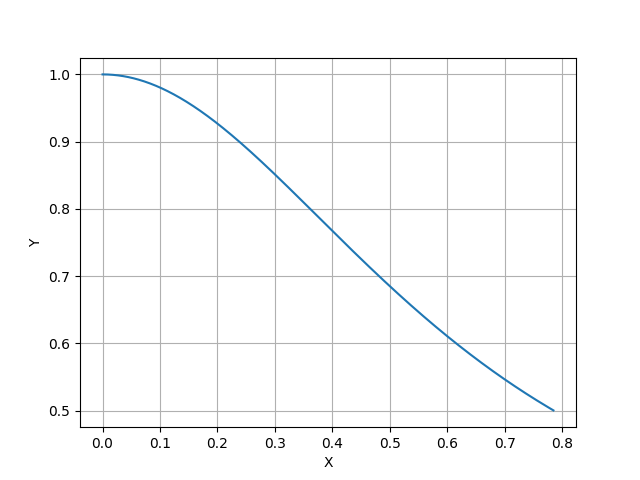

The Python source for this figure:
# Интегрирование. Определенный интеграл. Вариант 12.
from scipy import integrate
from matplotlib import pyplot as plt
import numpy as np


def f(x):
    return 1 / (1 + 2 * np.sin(x) ** 2)


v, err = integrate.quad(f, 0, np.pi / 4)
x = []
y = []
h = 0
print("solution =", v)
while h < np.pi / 4:
    x.append(h)
    y.append(f(h))
    h += 0.001
fig, ax = plt.subplots()
ax.plot(x, y)
ax.grid()

ax.set_xlabel('X')
ax.set_ylabel('Y')

plt.show()
